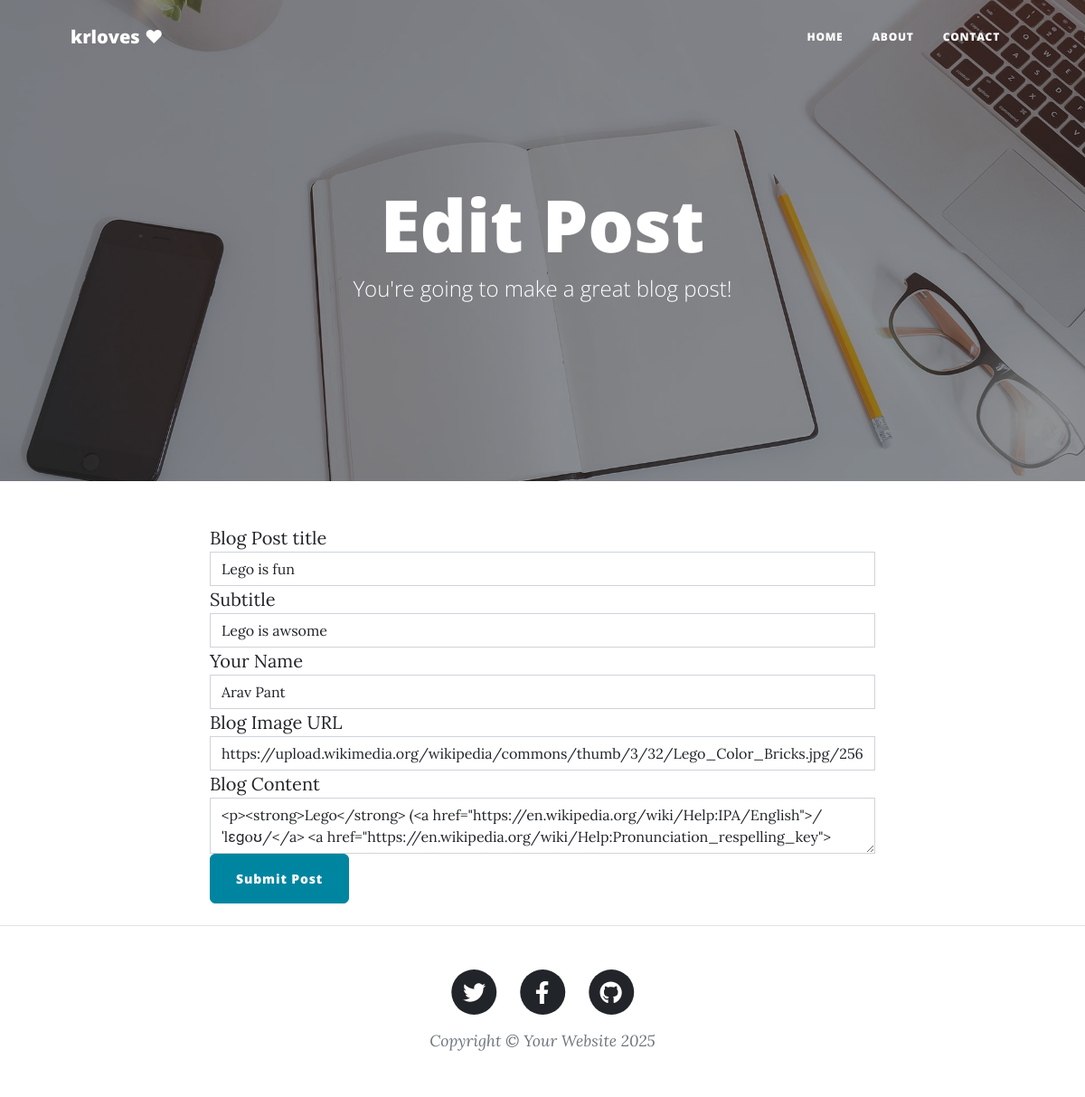
Before: /edit/2 with the older database file.
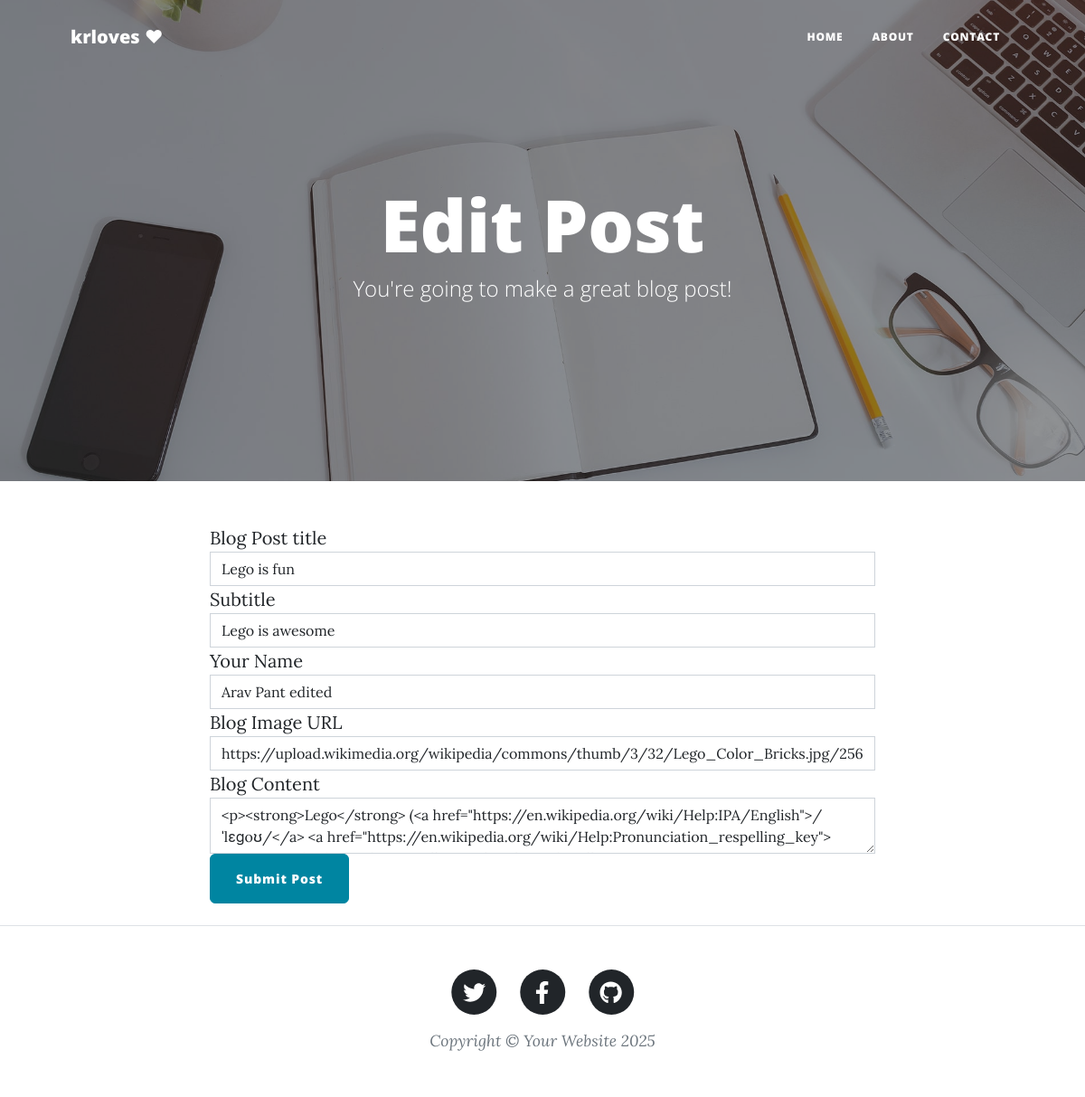
After: the same page with the newer database file.
### main.py (models this page shows)
class BlogPost(db.Model):
    id: Mapped[int] = mapped_column(Integer, primary_key=True)
    title: Mapped[str] = mapped_column(String(250), unique=True, nullable=False)
    subtitle: Mapped[str] = mapped_column(String(250), nullable=False)
    date: Mapped[str] = mapped_column(String(250), nullable=False)
    body: Mapped[str] = mapped_column(Text, nullable=False)
    author: Mapped[str] = mapped_column(String(250), nullable=False)
    img_url: Mapped[str] = mapped_column(String(250), nullable=False)

### main.py (the view, shortened to what this page needs)
@app.route('/edit/<int:post_id>', methods=['GET','POST'])
def edit_post(post_id):
    post_to_edit = db.session.execute(db.select(BlogPost).where(BlogPost.id == post_id)).scalars().first()
    edit_form = PostForm(
        title=post_to_edit.title,
        subtitle=post_to_edit.subtitle,
        img_url=post_to_edit.img_url,
        author=post_to_edit.author,
        body=post_to_edit.body
    )
    return render_template('make-post.html', form=edit_form, make_post_type="Edit")

### main.py
class PostForm(FlaskForm):
    title = StringField('Blog Post title', validators=[DataRequired()])
    subtitle = StringField('Subtitle', validators=[DataRequired()])
    author = StringField('Your Name', validators=[DataRequired()])
    img_url = StringField('Blog Image URL', validators=[DataRequired(), URL()])
    body = CKEditorField('Blog Content', validators=[DataRequired()])  # <--
    submit = SubmitField('Submit Post')

### templates/make-post.html (shortened to what this page needs)
{% block content %} {% include "header.html" %}
{% from 'bootstrap4/form.html' import render_form %}
<header
  class="masthead"
  style="background-image: url('../static/assets/img/edit-bg.jpg')"
>
  <div class="container position-relative px-4 px-lg-5">
    <div class="row gx-4 gx-lg-5 justify-content-center">
      <div class="col-md-10 col-lg-8 col-xl-7">
        <div class="page-heading">
          <h1>{{ make_post_type }} Post</h1>
          <span class="subheading"
            >You're going to make a great blog post!
          </span>
        </div>
      </div>
    </div>
  </div>
</header>
<main class="mb-4">
  <div class="container">
    <div class="row">
      <div class="col-lg-8 col-md-10 mx-auto">
        {{ render_form(form) }}
      </div>
    </div>
  </div>
</main>
{% include "footer.html" %} {% endblock %}

### templates/header.html (shortened to what this page needs)
<!DOCTYPE html>
<html lang="en">
  <head>
    {% block styles %}
    {{ bootstrap.load_css() }}
    <link
      href="{{ url_for('static', filename='css/styles.css') }}"
      rel="stylesheet"
    />
    {% endblock %}
  </head>
  <body>
    <nav class="navbar navbar-expand-lg navbar-light" id="mainNav">
      <div class="container px-4 px-lg-5">
        <a class="navbar-brand" href="/">krloves ❤</a>
        <div class="collapse navbar-collapse" id="navbarResponsive">
          <ul class="navbar-nav ms-auto py-4 py-lg-0">
            <li class="nav-item">
              <a
                class="nav-link px-lg-3 py-3 py-lg-4"
                href="{{ url_for('get_all_posts') }}"
                >Home</a
              >
            </li>
            <li class="nav-item">
              <a
                class="nav-link px-lg-3 py-3 py-lg-4"
                href="{{ url_for('about') }}"
                >About</a
              >
            </li>
            <li class="nav-item">
              <a
                class="nav-link px-lg-3 py-3 py-lg-4"
                href="{{ url_for('contact') }}"
                >Contact</a
              >
            </li>
          </ul>
        </div>
      </div>
    </nav>

### templates/footer.html (shortened to what this page needs)
        <footer class="border-top">
          <div class="container px-4 px-lg-5">
              <div class="row gx-4 gx-lg-5 justify-content-center">
                  <div class="col-md-10 col-lg-8 col-xl-7">
                      <ul class="list-inline text-center">
                          <li class="list-inline-item">
                              <a href="#!">
                                  <span class="fa-stack fa-lg">
                                      <i class="fas fa-circle fa-stack-2x"></i>
                                      <i class="fab fa-twitter fa-stack-1x fa-inverse"></i>
                                  </span>
                              </a>
                          </li>
                          <li class="list-inline-item">
                              <a href="#!">
                                  <span class="fa-stack fa-lg">
                                      <i class="fas fa-circle fa-stack-2x"></i>
                                      <i class="fab fa-facebook-f fa-stack-1x fa-inverse"></i>
                                  </span>
                              </a>
                          </li>
                          <li class="list-inline-item">
                              <a href="#!">
                                  <span class="fa-stack fa-lg">
                                      <i class="fas fa-circle fa-stack-2x"></i>
                                      <i class="fab fa-github fa-stack-1x fa-inverse"></i>
                                  </span>
                              </a>
                          </li>
                      </ul>
                      <div class="small text-center text-muted fst-italic">Copyright &copy; Your Website 2025</div>
                  </div>
              </div>
          </div>
      </footer>
  </body>
</html>

Changed rows visible on the page:
changed BlogPost "Lego is fun": subtitle "Lego is awsome" → "Lego is awesome"; author "Arav Pant" → "Arav Pant edited"
